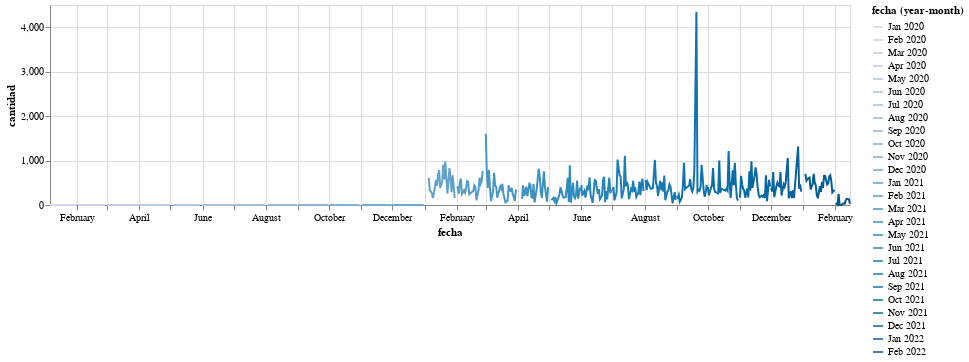

Notebook code cell kept with this figure:
### Code cell
lineas = alt.Chart(df_ventas_ag).mark_line().encode(
    x='fecha:T',
    y='cantidad:Q',
    color=alt.Color('yearmonth(fecha):O', scale=alt.Scale(scheme='purpleblue')),
    tooltip=[
        alt.Tooltip('fecha:T', title='Fecha'),
        alt.Tooltip('cantidad:Q', title='Volumen de Venta')
    ]).properties(width=800, height=200)

lineas

### Figure 1 — Vega-Lite specification as saved in the notebook (floating-point values rounded to 4 significant figures; data arrays with more than 128 entries replaced by an {"elided": "..."} marker saying what was removed)
{"config": {"view": {"continuousWidth": 400, "continuousHeight": 300}}, "data": {"name": "data-9c31a42bfb223f0e664bbf049864311d"}, "mark": "line", "encoding": {"color": {"field": "fecha", "scale": {"scheme": "purpleblue"}, "timeUnit": "yearmonth", "type": "ordinal"}, "tooltip": [{"field": "fecha", "title": "Fecha", "type": "temporal"}, {"field": "cantidad", "title": "Volumen de Venta", "type": "quantitative"}], "x": {"field": "fecha", "type": "temporal"}, "y": {"field": "cantidad", "type": "quantitative"}}, "height": 200, "width": 800, "$schema": "https://vega.github.io/schema/vega-lite/v4.17.0.json", "datasets": {"data-9c31a42bfb223f0e664bbf049864311d": {"elided": "602 records"}}}
